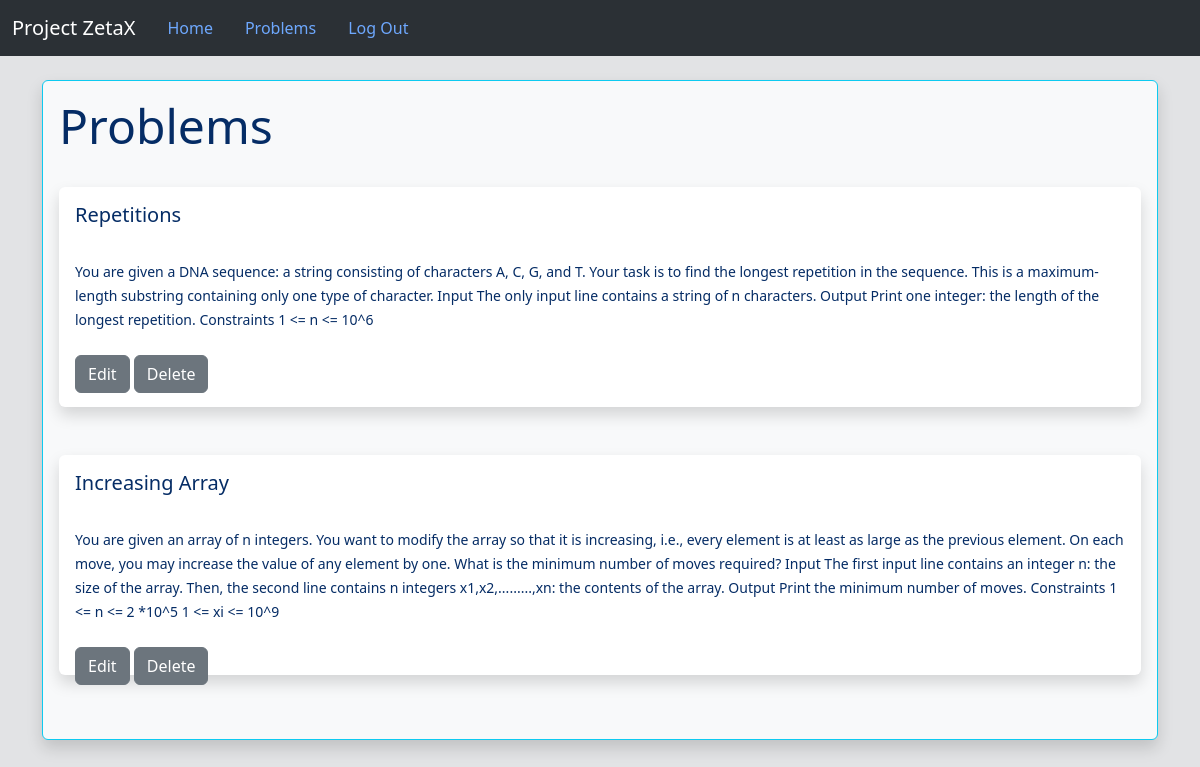
The app's page /show_judge_problems/1 (signed in) with its own data.
### Project/models.py (models this page shows, shortened)
class Problem(db.Model):
    __bind_key = 'problems'
    id = db.Column(db.Integer, primary_key=True)
    title = db.Column(db.String(100), nullable=False)
    description = db.Column(db.String(2000), nullable=False)
    sample_input = db.Column(db.String(100), nullable=False)
    sample_output = db.Column(db.String(100), nullable=False)
    exe_time = db.Column(db.Integer, nullable=False)
    exe_space = db.Column(db.Integer, nullable=False)
    judging_testcases = db.Column(db.String(1000000),nullable=False)
    exp_testcases_output = db.Column(db.String(1000000),nullable=False)
    user_id = db.Column(db.Integer, db.ForeignKey('user.id'))
    submission = db.relationship('Submissions',backref='problem')

### Project/routes.py (the view)
    def wrapped_function_judge(*args,**kwargs):
        if (current_user.is_authenticated) and (current_user.type != 'Judge'):
            flash("Please log in as Judge to access this page",'error')
            return redirect(url_for('home'))
        return inner_func(*args,**kwargs)

### Project/models.py (called while the page is built)
@login_manager.user_loader
def load_user(id):
    return User.query.get(int(id))

### Project/routes.py (called while the page is built)
def judge_required(inner_func):
    def wrapped_function_judge(*args,**kwargs):
        if (current_user.is_authenticated) and (current_user.type != 'Judge'):
            flash("Please log in as Judge to access this page",'error')
            return redirect(url_for('home'))
        return inner_func(*args,**kwargs)
    wrapped_function_judge.__name__ = inner_func.__name__
    return wrapped_function_judge

@app.route('/show_judge_problems/<int:id>',methods=['GET','POST'])
@login_required
@judge_required
def show_judge_problems(id):
    judge = User.query.get_or_404(id)
    return render_template('show_judge_problems.html',problems=judge.problems)

### Project/templates/show_judge_problems.html (shortened to what this page needs)
{% extends 'base.html' %}
{% block content %}
    <br/>
<div class="container-fluid bg-body-tertiary border border-info shadow p-3 mb-5 rounded">
    <h1>Problems</h1>
    <br/>
    {% for problem in problems %}
        <div  class="shadow p-3 mb-5 bg-body rounded" style="max-height: 220px;">
            <h4>{{ problem.title }}</h4><br/>
            <small>{{ problem.description }}</small><br/><br/>
            <a href="/modify_problem/{{problem.id}}" class="btn btn-secondary">Edit</a>
            <a href="/delete_problem/{{problem.id}}" class="btn btn-secondary">Delete</a>
        </div>
    {% endfor %}
</div>
{% endblock %}

### Project/templates/base.html (shortened to what this page needs)
<!DOCTYPE html>
<html lang="en">
  <head>
    <link href="https://cdn.jsdelivr.net/npm/bootstrap@5.3.3/dist/css/bootstrap.min.css" rel="stylesheet">
    <link rel="stylesheet" href="{{ url_for('static',filename='CSS/editor-styles.css')}}">
    <link rel="stylesheet" href="{{ url_for('static',filename='CSS/style-home.css')}}">
  </head>
  <body class="bg-secondary-subtle text-primary-emphasis">
    {% include 'navbar.html' %}
    <div class="container">
        {% block content %}
        {% endblock %}
    </div>
  </body>
</html>

### Project/templates/navbar.html (shortened to what this page needs)
<link rel="stylesheet" href="{{ url_for('static',filename='/CSS/style-navbar.css')}}">
<nav class="navbar navbar-expand-lg bg-body-tertiary" data-bs-theme="dark">
  <div class="container-fluid">
    <a class="navbar-brand" href="#">Project ZetaX</a>
    <div class="collapse navbar-collapse" id="navbarSupportedContent">
      <ul class="nav nav-pills">
        <li class="nav-item">
          <a class="nav-link pill" href="{{ url_for('home')}}">Home</a>
        </li>
        {% if current_user.is_authenticated %}
            {% if current_user.type == 'Judge' %}
            <li class="nav-item">
              <a class="nav-link pill" href="/show_judge_problems/{{current_user.id}}">Problems</a>
            </li>
            {% endif %}
          <li class="nav-item">
            <a class="nav-link pill" href="{{ url_for('logout')}}">Log Out</a>
          </li>
        {% endif %}
      </ul>
    </div>
  </div>
</nav>

### Project/static/CSS/editor-styles.css (style rules this page uses)
:root { --editor-bg: #eee; --editor-border: #3f87a6; }
* { padding: 0; margin: 0; box-sizing: border-box; }
html, body { height: 100%; width: 100%; }

### Project/static/CSS/style-home.css (style rules this page uses)
h1 { font-size: 48px; }
h4 { font-size: 20px; }
a { font-size: 18px; color: #000000; }

### records on screen
Problem: title "Repetitions", description "You are given a DNA sequence: a string consisting of characters A, C, G, and T. Your task is to find the longest repetition in the sequence. This is a maximum-length substring containing only one type of character. Input The only input line contains a string of n characters. Output Print one integer: the length of the longest repetition. Constraints 1 <= n <= 10^6"
Problem: title "Increasing Array", description "You are given an array of n integers. You want to modify the array so that it is increasing, i.e., every element is at least as large as the previous element. On each move, you may increase the value of any element by one. What is the minimum number of moves required? Input The first input line contains an integer n: the size of the array. Then, the second line contains n integers x1,x2,.........,xn: the contents of the array. Output Print the minimum number of moves. Constraints 1 <= n <= 2 *10^5 1 <= xi <= 10^9"
